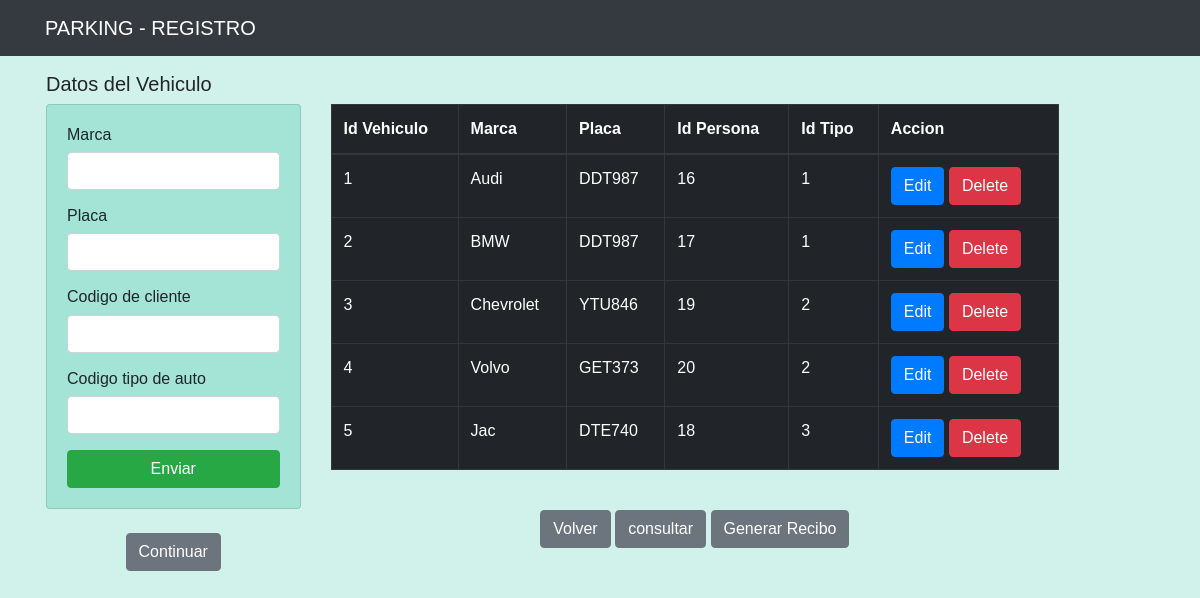
The page /indexc.php on the database its author committed.
### tables this page shows
CREATE TABLE `vehiculo` (
  `idVehiculo` int(10) NOT NULL,
  `Marca` varchar(100) NOT NULL,
  `placa` varchar(6) NOT NULL,
  `idPersona` int(10) NOT NULL,
  `idTipo` int(10) NOT NULL
);

### indexc.php (the view, shortened to what this page needs)
<?php include("db.php") ?>
<?php include("include/header.php") ?>
<div class="container p-3">
    <h5>Datos del Vehiculo</h5>
    <div class="row">
        <div class="col-md-3" style="background-color:#D1F2EB">
            <div class="card card-body" style="background-color:#A3E4D7">
                <form action="savec_task.php" method="POST">
                    <div class="form-group">
                        <h6>Marca</h6>
                        <input type="text" name="marca" class="form-control" placeholder="" required
                        minlength="2" autofocus>
                    </div>
                    <div class="form-group">
                        <h6>Placa</h6>
                        <input type="text" name="placa" class="form-control" placeholder="" required
                        minlength="6" maxlength="6" autofocus>
                    </div>
                    <h6>Codigo de cliente</h6>
                    <div class="form-group">
                        <input type="number" name="idPersona" class="form-control" placeholder="" required
                        minlength="1" maxlength="3" autofocus>
                    </div>
                    <h6>Codigo tipo de auto</h6>
                    <div class="form-group">
                        <input type="number" name="idTipo" class="form-control" placeholder="" required
                        minlength="1" maxlength="3" autofocus>
                    </div>
                    <input type="submit" class="btn btn-success btn-block" name="savec_task" value="Enviar">
                </form>
            </div>
            <center><br><a class="btn btn-secondary" href="" role="button">Continuar</a></center>
        </div>
        <div class="col-md-8">
            <table class="table table-bordered table-dark">
                <thead>
                    <tr>
                        <th>Id Vehiculo</th>
                        <th>Marca</th>
                        <th>Placa</th>
                        <th>Id Persona </th>
                        <th>Id Tipo</th>
                        <th>Accion</th>
                    </tr>
                </thead >
                <tbody>
                    <?php
                    $query = "SELECT * FROM vehiculo";
                    $result_tasks = mysqli_query($conn, $query);
                    while ($row = mysqli_fetch_array($result_tasks)) { ?>
                        <tr>
                            <td><?php echo $row['idVehiculo'] ?></td>
                            <td><?php echo $row['Marca'] ?></td>
                            <td><?php echo $row['placa'] ?></td>
                            <td><?php echo $row['idPersona'] ?></td>
                            <td><?php echo $row['idTipo'] ?></td>
                            <td>
                                <a href="editc.php?idVehiculo=<?php echo $row['idVehiculo']?>" class ="btn btn-primary">
                                    Edit
                                </a>
                                <a href="deletec_task.php?idVehiculo=<?php echo $row['idVehiculo']?>" class ="btn btn-danger">
                                    Delete
                                </a>
                            </td>
                        </tr>
                    <?php } ?>
                </tbody>
            </table>
            <center><br><a class="btn btn-secondary" href="index.php" role="button">Volver</a>
            <a class="btn btn-secondary" href="buscarc.php" role="button">consultar</a>
            <a class="btn btn-secondary" href="indexr.php" role="button">Generar Recibo</a>
        </center>
        </div>
    </div>
</div>
<?php include("include/footer.php") ?>

### css/estilos.css (style rules this page uses)
* { margin: 0; padding: 0; box-sizing: border-box; font-family: 'Montserrat Alternates', sans-serif; }
body { height: 500px; background: #D1F2EB; background-repeat:no-repeat; background-position-x:center; background-position-y:center; background-size: 10rem; }

### rows shown on the page
vehiculo: idVehiculo "1", Marca "Audi", placa "DDT987", idPersona "16", idTipo "1"
vehiculo: idVehiculo "2", Marca "BMW", placa "DDT987", idPersona "17", idTipo "1"
vehiculo: idVehiculo "3", Marca "Chevrolet", placa "YTU846", idPersona "19", idTipo "2"
vehiculo: idVehiculo "4", Marca "Volvo", placa "GET373", idPersona "20", idTipo "2"
vehiculo: idVehiculo "5", Marca "Jac", placa "DTE740", idPersona "18", idTipo "3"
